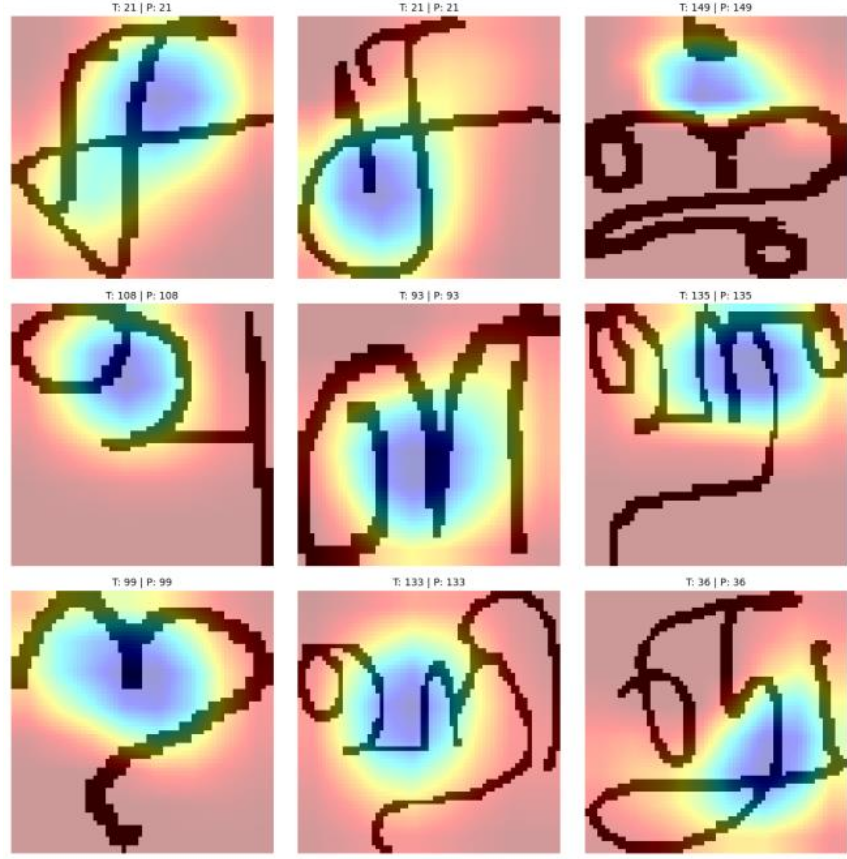
#> input picture image.png, 847 x 859 px
$ python -i augment_custom_dataset.py   (imports and definitions only)
#> lines starting #> are read from the running program, lines starting #| are printed output that depends on the picture
"""
Offline augmentation pipeline for the custom Tamil vowel dataset.

Input:  raw handwritten images in <input_dir>/<class_label>/*.png
Output: preprocessed + augmented images in <output_dir>/<class_label>/aug_N.png

Preprocessing steps applied to every image before augmentation:
  1. Binarize (Otsu threshold)
  2. Remove small noise components (connected-component area filter)
  3. Correct skew (brute-force angle search)

Augmentation (pure OpenCV + NumPy — no imgaug dependency):
  - Random rotation ±10°
  - Random scale 0.8–1.2×
  - Random translation ±10%
  - Additive Gaussian noise
  - Contrast normalization
  - Random crop up to 10%

Usage:
  python augment_custom_dataset.py \
      --input_dir  CUSTOM/OP/new \
      --output_dir CUSTOM/OP/augmented \
      --multiplier 10

  --multiplier controls the augmentation multiple used in Table 6.
  (×4 → multiplier=4, ×6 → multiplier=6, ×8 → multiplier=8, ×10 → multiplier=10)
  target_samples = original_count * multiplier
"""

import os
import argparse
import numpy as np
import cv2
from PIL import Image, ImageOps
from tqdm import tqdm


# ---------------------------------------------------------------------------
# Preprocessing
# ---------------------------------------------------------------------------

# [13 lines left out: functions binarize, remove_noise, not called in this run]


def correct_skew(image: np.ndarray) -> np.ndarray:
    best_angle, max_white = 0, 0
    for angle in np.arange(-5, 6, 2):
        rotated = Image.fromarray(image).rotate(angle, expand=True, fillcolor=255)
        white = np.sum(np.array(rotated) == 255)
        if white > max_white:
            max_white, best_angle = white, angle
#> this loop made 6 passes
#> (white, max_white, best_angle) on pass 1: (331872, 331872, -5)
#> white on passes 2 to 6: 280842, 231372, 231366, 280837, 331871
#> pass 1, in correct_skew, `rotated = Image.fromarray(image).rotate(angle, expand=True, fillcolor=..`:
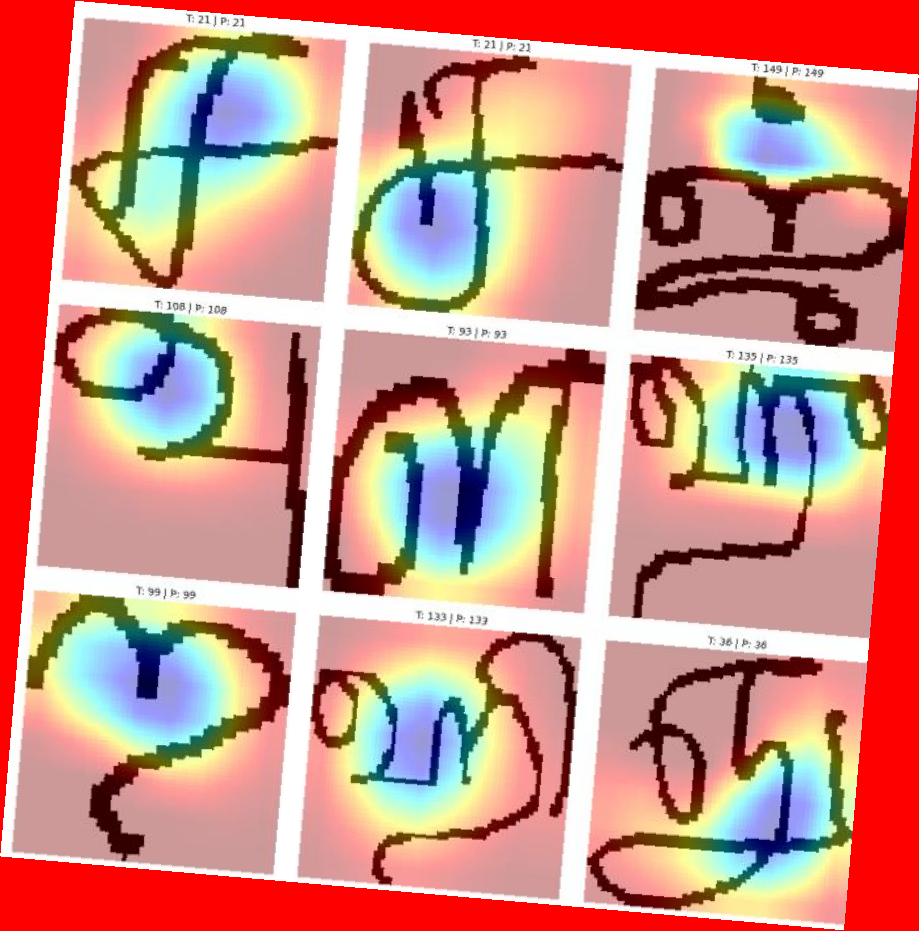
#> rotated: PIL image 919x931 RGB; mean R, G, B 204.9, 144.7, 134
#> pass 3, in correct_skew, `rotated = Image.fromarray(image).rotate(angle, expand=True, fillcolor=..`:
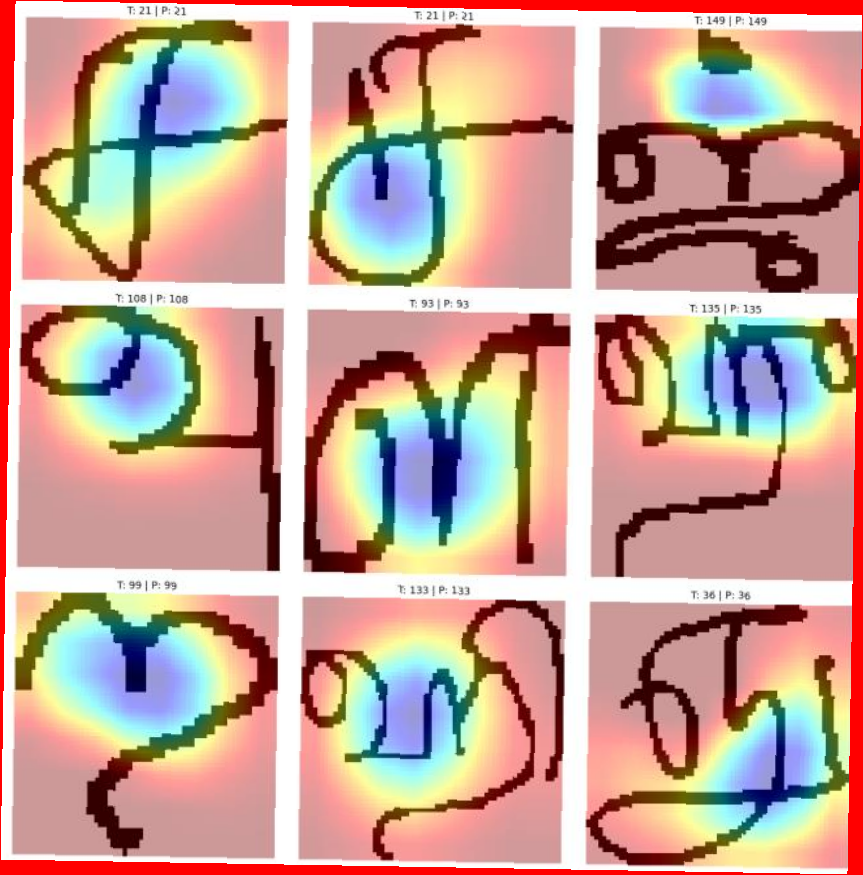
#> rotated: PIL image 863x875 RGB; mean R, G, B 198.3, 164, 151.8
#> after the loop, best_angle = -5; max_white = 331872

    step = 1.0
    while step >= 0.1:
        rp = Image.fromarray(image).rotate(best_angle + step, expand=True, fillcolor=255)
        rn = Image.fromarray(image).rotate(best_angle - step, expand=True, fillcolor=255)
        wp, wn = np.sum(np.array(rp) == 255), np.sum(np.array(rn) == 255)
        if wp > max_white:
            max_white, best_angle = wp, best_angle + step
        elif wn > max_white:
            max_white, best_angle = wn, best_angle - step
        step /= 2
#> this loop made 4 passes
#> (wp, wn, max_white, best_angle) on passes 1 to 4: (306140, 356082, 356082, -6), (344866, 369228, 369228, -6.5), (363624, 374934, 374934, -6.75), (371103, 378798, 378798, -6.88)
#> pass 1, in correct_skew, `rp = Image.fromarray(image).rotate(best_angle + step, expand=True, fil..`:
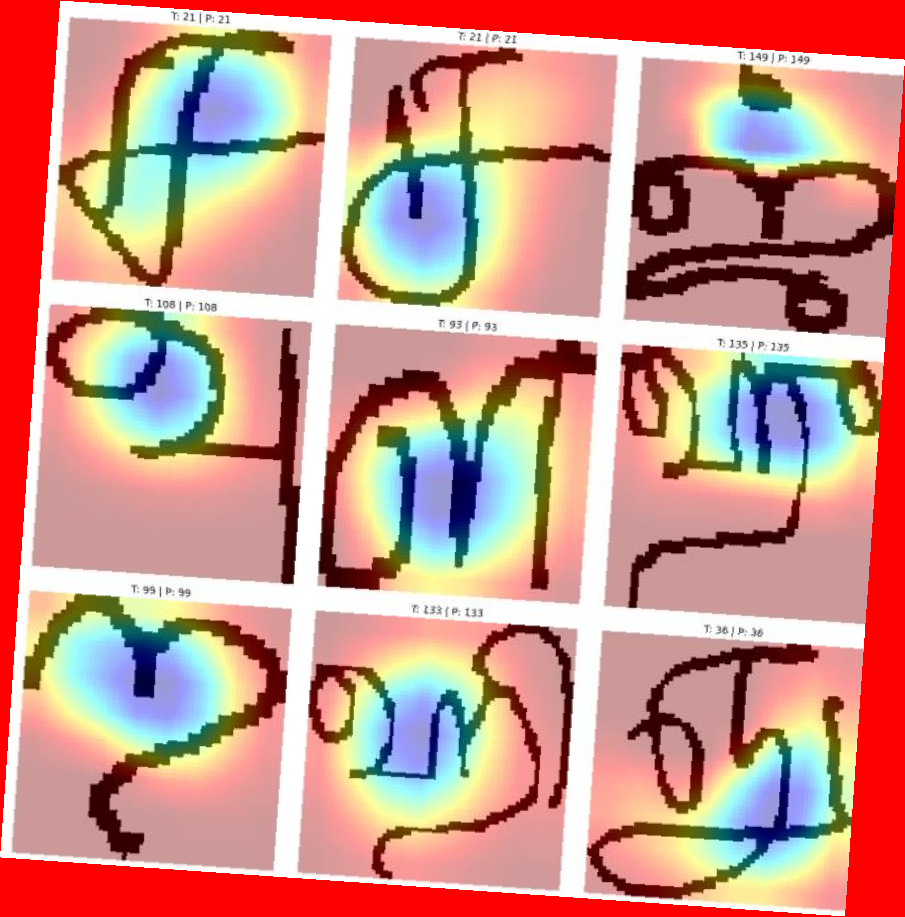
#> rp: PIL image 905x917 RGB; mean R, G, B 203.4, 149.2, 138.1
#> pass 1, in correct_skew, `rn = Image.fromarray(image).rotate(best_angle - step, expand=True, fil..`:
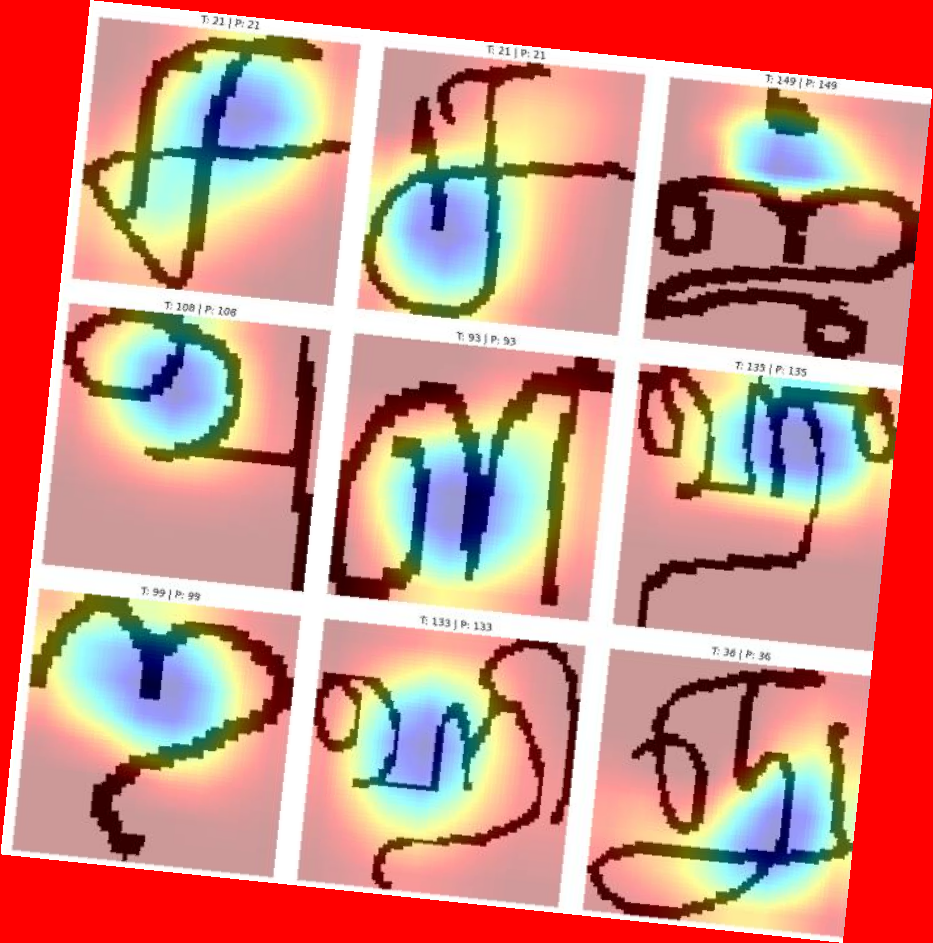
#> rn: PIL image 933x943 RGB; mean R, G, B 206.3, 140.8, 130.3
#> after the loop, best_angle = -6.88; max_white = 378798; step = 0.0625

    return np.array(Image.fromarray(image).rotate(best_angle, expand=True, fillcolor=255))
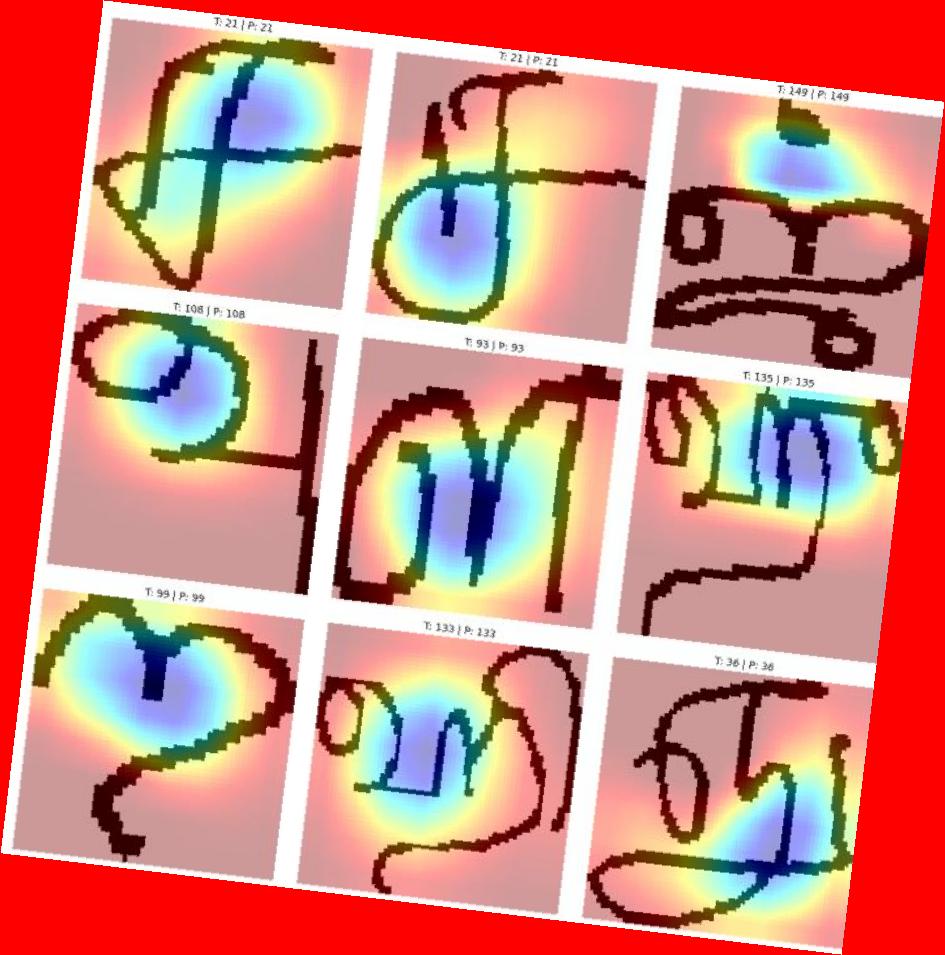
#> returned value: shape (955, 945, 3); mean of channels 0, 1, 2 207.5, 137.2, 127; drawn as R, G, B


# ---------------------------------------------------------------------------
# Augmentation (pure OpenCV / NumPy)
# ---------------------------------------------------------------------------

# [107 lines left out: functions augment_image, process_images, not called in this run]


# [8 lines not run here, left out]

>>> import cv2
>>> picture = cv2.cvtColor(cv2.imread('../image.png'), cv2.COLOR_BGR2RGB)
>>> result = correct_skew(picture)
